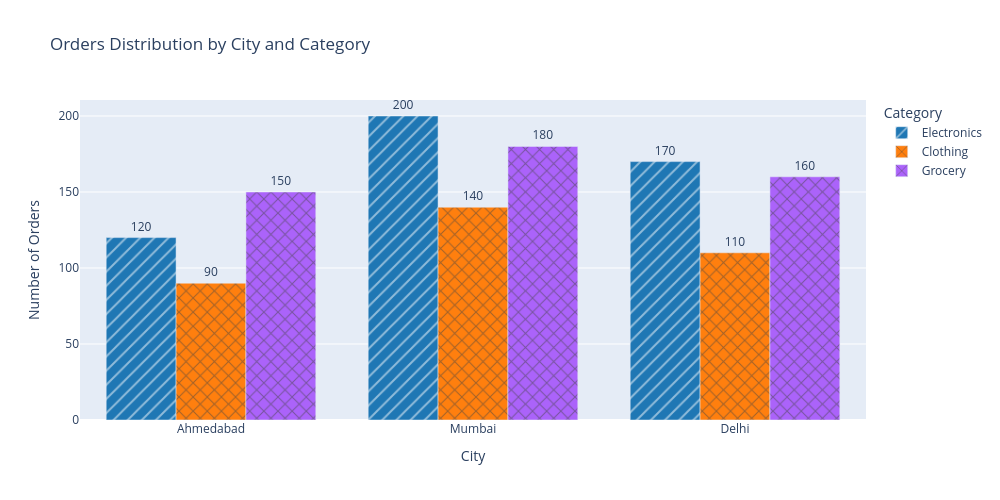

The notebook cell saved with this chart:
### Code cell
fig = px.bar(df_orders,x="City",y="Orders",color="Category",
    
    # Side-by-side bars
    barmode="group",
    
    # Show values on bars
    text="Orders",
    
    # Hover info
    hover_data=["Category", "Orders"],
    
    # Title
    title="Orders Distribution by City and Category",
    
    # Fixed colors (3 distinct)
    color_discrete_map={
        "Electronics": "#1f77b4",
        "Clothing": "#ff7f0e",
        "Groceries": "#2ca02c"
    },
    
    # Pattern styles
    pattern_shape="Category",
    pattern_shape_map={
        "Electronics": "/",
        "Clothing": "x",
        "Groceries": "."
    }
)
fig.update_layout(
    width=1000,
    height=500,
    xaxis_title="City",
    yaxis_title="Number of Orders"
)

# Improve text display
fig.update_traces(textposition="outside")

fig.show()

### Figure 1 — Plotly figure (JSON) as saved in the notebook; plotly's stock layout.template omitted (floating-point values rounded to 4 significant figures)
{"data": [{"alignmentgroup": "True", "customdata": [["Electronics"], ["Electronics"], ["Electronics"]], "hovertemplate": "Category=%{customdata[0]}<br>City=%{x}<br>Orders=%{text}<extra></extra>", "legendgroup": "Electronics", "marker": {"color": "#1f77b4", "pattern": {"shape": "/"}}, "name": "Electronics", "offsetgroup": "Electronics", "orientation": "v", "showlegend": true, "text": [120.0, 200.0, 170.0], "textposition": "outside", "type": "bar", "x": ["Ahmedabad", "Mumbai", "Delhi"], "xaxis": "x", "y": [120, 200, 170], "yaxis": "y"}, {"alignmentgroup": "True", "customdata": [["Clothing"], ["Clothing"], ["Clothing"]], "hovertemplate": "Category=%{customdata[0]}<br>City=%{x}<br>Orders=%{text}<extra></extra>", "legendgroup": "Clothing", "marker": {"color": "#ff7f0e", "pattern": {"shape": "x"}}, "name": "Clothing", "offsetgroup": "Clothing", "orientation": "v", "showlegend": true, "text": [90.0, 140.0, 110.0], "textposition": "outside", "type": "bar", "x": ["Ahmedabad", "Mumbai", "Delhi"], "xaxis": "x", "y": [90, 140, 110], "yaxis": "y"}, {"alignmentgroup": "True", "customdata": [["Grocery"], ["Grocery"], ["Grocery"]], "hovertemplate": "Category=%{customdata[0]}<br>City=%{x}<br>Orders=%{text}<extra></extra>", "legendgroup": "Grocery", "marker": {"color": "#ab63fa", "pattern": {"shape": "x"}}, "name": "Grocery", "offsetgroup": "Grocery", "orientation": "v", "showlegend": true, "text": [150.0, 180.0, 160.0], "textposition": "outside", "type": "bar", "x": ["Ahmedabad", "Mumbai", "Delhi"], "xaxis": "x", "y": [150, 180, 160], "yaxis": "y"}], "layout": {"barmode": "group", "height": 500, "legend": {"title": {"text": "Category"}, "tracegroupgap": 0}, "title": {"text": "Orders Distribution by City and Category"}, "width": 1000, "xaxis": {"anchor": "y", "domain": [0, 1], "title": {"text": "City"}}, "yaxis": {"anchor": "x", "domain": [0, 1], "title": {"text": "Number of Orders"}}}}
